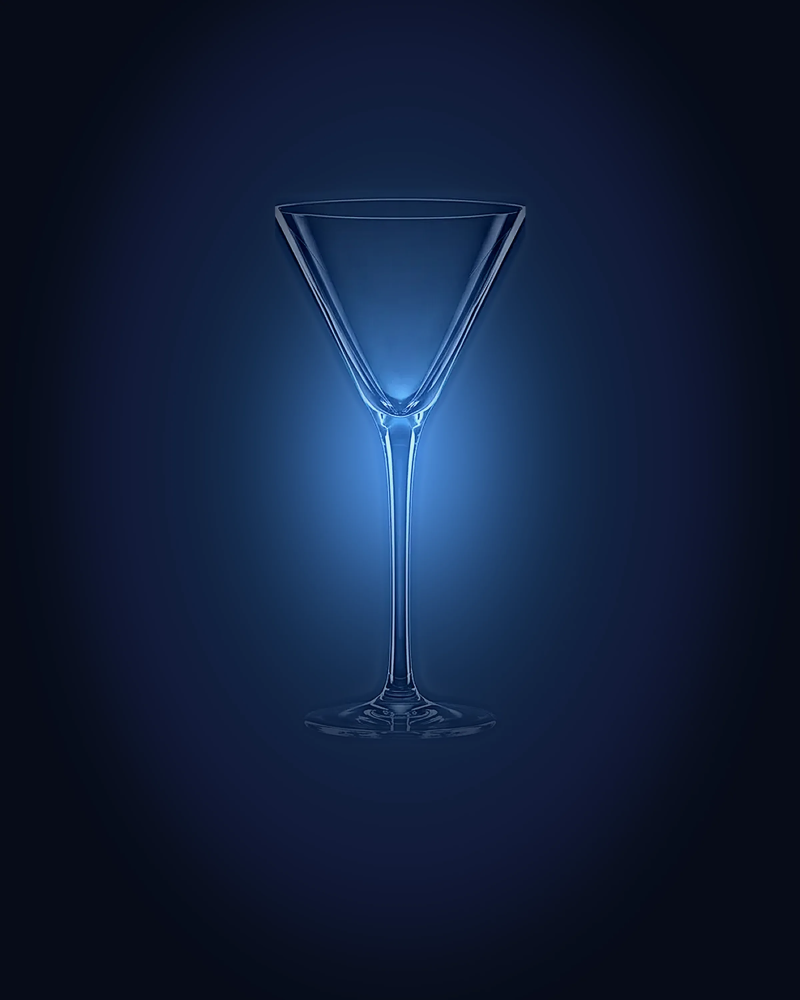
#> input picture assets/archive/AG0002.webp, 2400 x 3000 px (shown at 1/3 size); its folder holds 3 pictures in this run
$ python tone_images.py
#> lines starting #> are read from the running program, lines starting #| are printed output that depends on the picture; after the words box and inside, x2 and y2 are one past the last pixel; in counts of white or black regions, pixels touching at a corner belong together
#!/usr/bin/env python3
"""Cocktail Embassy — halo matching.

The set has to read as one shoot. The reference for that is the old `ce`
catalogue: a tight, quiet bloom behind the piece, never a big glowing oval. The
house masters were lit wider, so their halo is 30–60 % brighter in the outer
rings than the reference family.

This tool measures the brightness of concentric rings around the piece and dims
the *backdrop only* until the ring profile matches the reference median. The
glass — and every pixel that belongs to it — is left exactly as it is: the gain
is applied outside a feathered silhouette mask, so no rim, foot or etching is
touched.

    python3 tools/tone_images.py --set products            # in place
    python3 tools/tone_images.py --set products --dry-run  # measure only
    python3 tools/tone_images.py --set editorial --strength 0.8
    python3 tools/tone_images.py --on assets/products/rocks.webp --preview
"""
from __future__ import annotations

import argparse
import json
from pathlib import Path

import numpy as np
from PIL import Image
from scipy import ndimage as ndi

ROOT = Path(__file__).resolve().parent.parent
ASSETS = ROOT / "assets"

RINGS = 14                       # radial samples from the centre to 1.2 × half-width
INNER = 0.34                     # inside this normalised radius nothing is touched
PIECE_T = 28.0                   # "this is glass", not bloom
FEATHER = 9                      # px of the mask feather, in working space
GAIN_LO, GAIN_HI = 0.40, 1.06    # never dim more than this, never amplify
WORK = (760, 950)                # analysis / mask space


def lum(a: np.ndarray) -> np.ndarray:
    return a[..., 0] * 0.2126 + a[..., 1] * 0.7152 + a[..., 2] * 0.0722
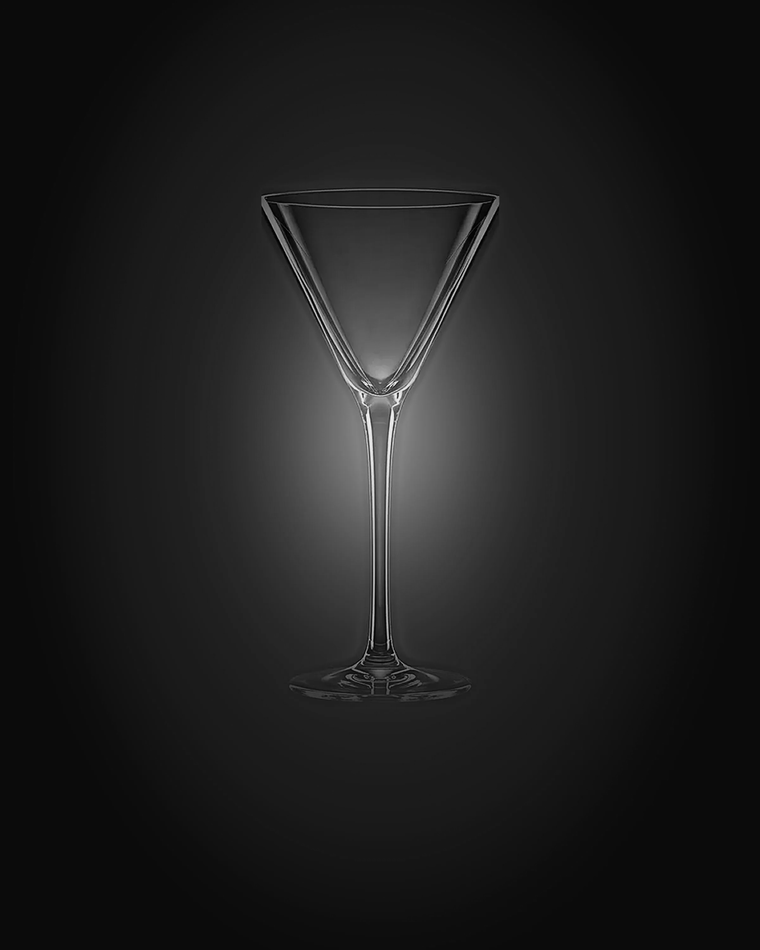
#> returned value: shape (950, 760) float32; min 0, max 248, mean 29.8


def rings_of(L: np.ndarray) -> np.ndarray:
    h, w = L.shape
#> h = 950; w = 760
    yy, xx = np.mgrid[0:h, 0:w].astype(np.float32)
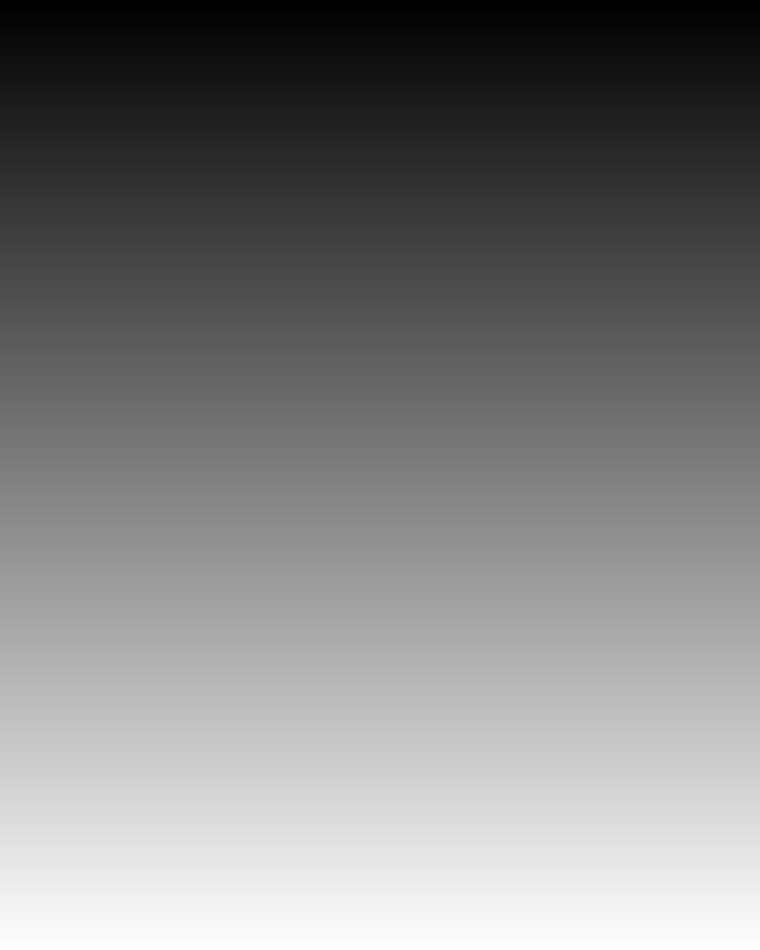
#> yy: shape (950, 760) float32; min 0, max 949, mean 474.5; drawn with min black and max white
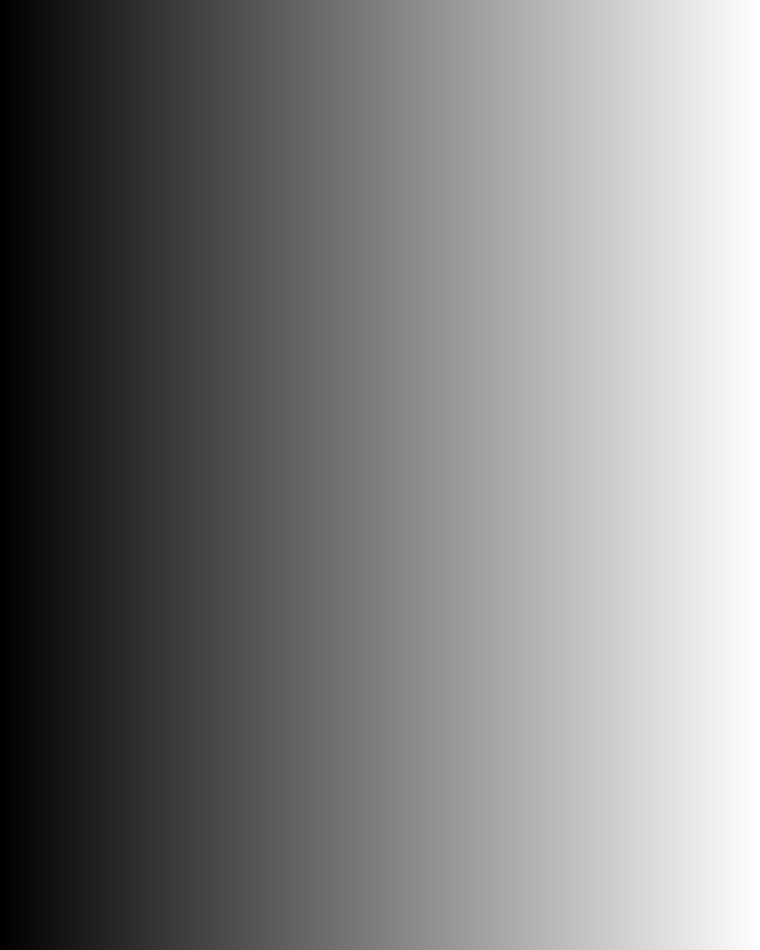
#> xx: shape (950, 760) float32; min 0, max 759, mean 379.5; drawn with min black and max white
    r = np.sqrt(((xx - w / 2) / (w / 2)) ** 2 + ((yy - h / 2) / (h / 2)) ** 2)
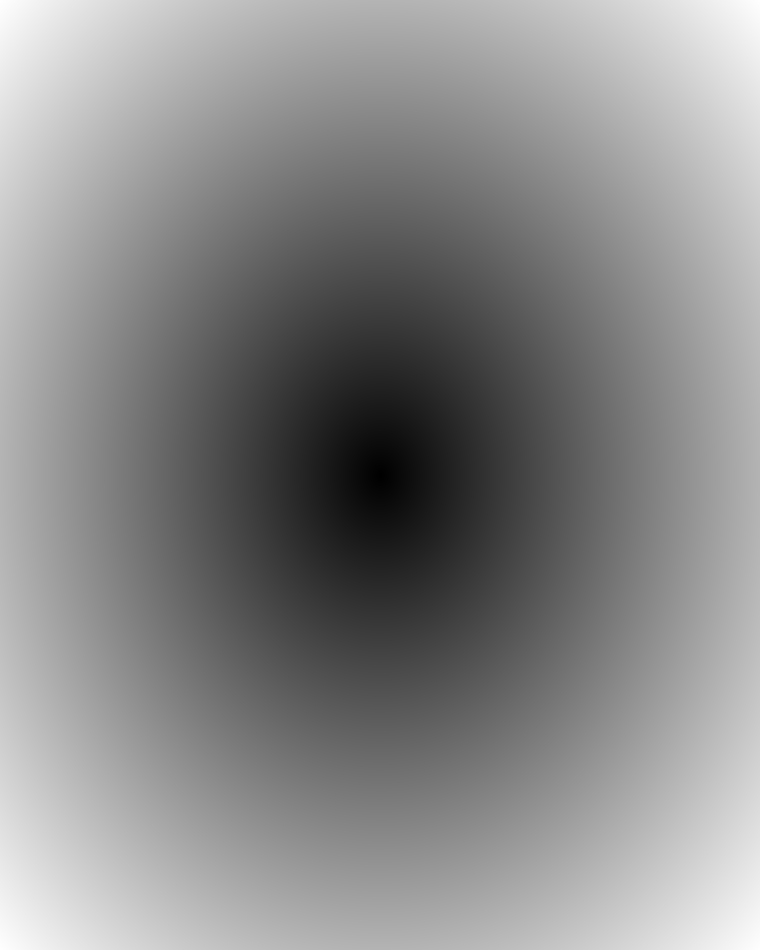
#> r: shape (950, 760) float32; min 0, max 1.41, mean 0.765; drawn with min black and max white
    edges = np.linspace(0.0, 1.25, RINGS + 1)
    out = np.empty(RINGS, np.float32)
    for i in range(RINGS):
        m = (r >= edges[i]) & (r < edges[i + 1])
        out[i] = float(np.median(L[m])) if m.any() else 0.0
#> this loop made 14 passes
#> pass 1, in rings_of, `m = (r >= edges[i]) & (r < edges[i + 1])`:
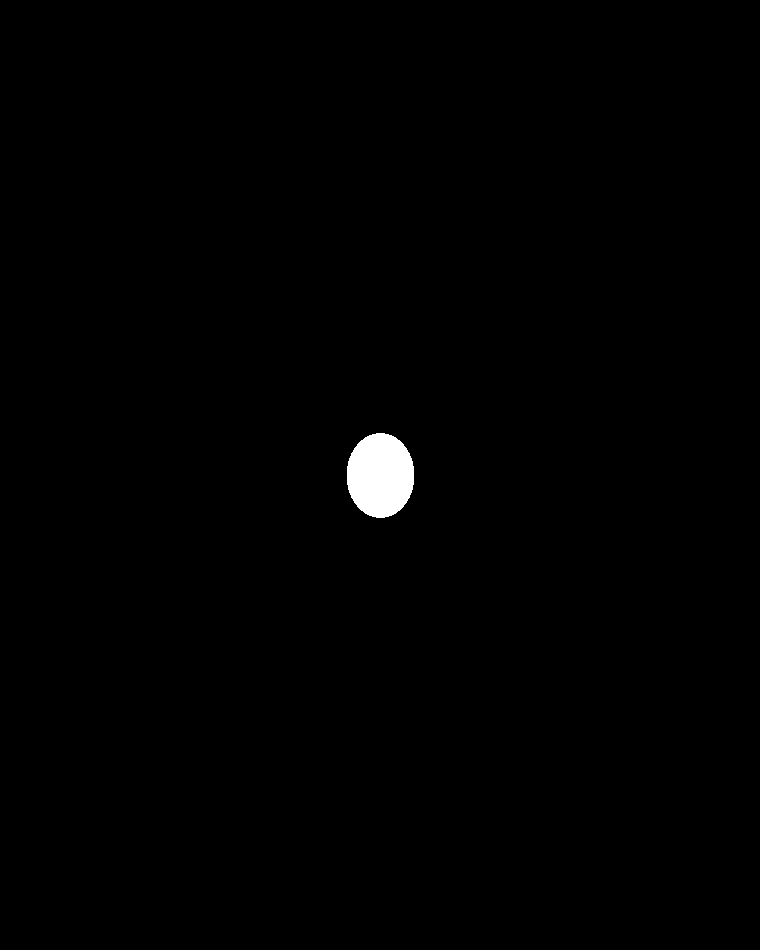
#> m: shape (950, 760) bool; 0.63% white; 1 white region, box (x1, y1, x2, y2) and area: (347, 433, 414, 518) 4519
#> pass 3, in rings_of, `m = (r >= edges[i]) & (r < edges[i + 1])`:
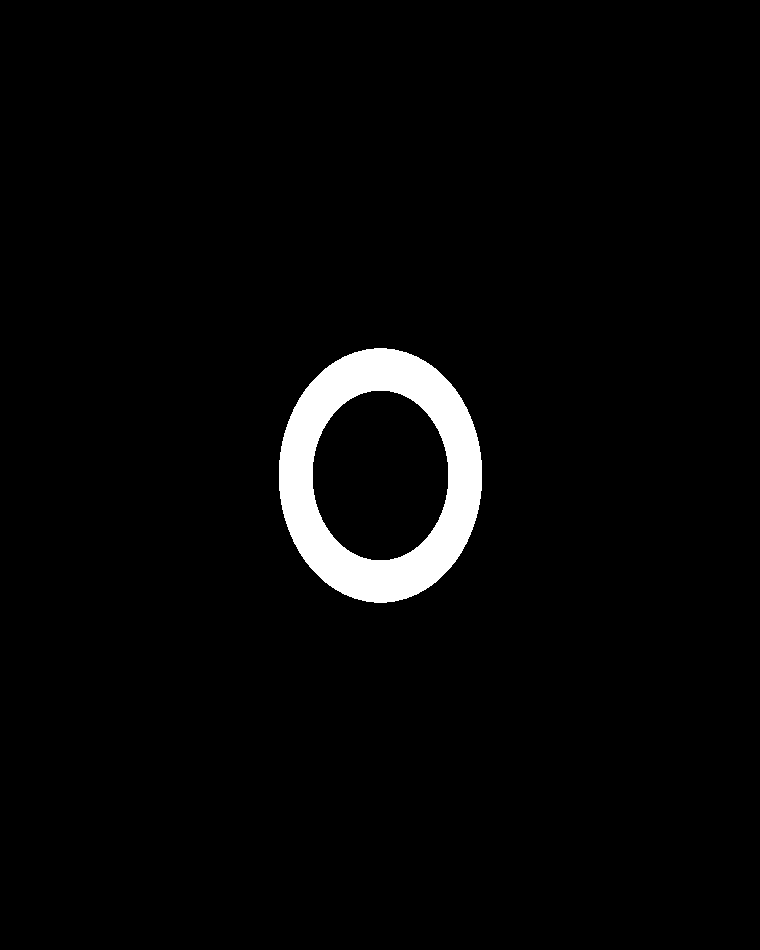
#> m: shape (950, 760) bool; 3.1% white; 1 white region, box (x1, y1, x2, y2) and area: (279, 348, 482, 603) 22598
#> after the loop, out = [117, 102.5, 79.25, 59.02, 45.14, 36.27, 31.12, 27.83, 24.18, 19.89, 14.88, 12.52, 11.8, 11.8]
    return out


def load(p: Path) -> np.ndarray:
    return np.asarray(Image.open(p).convert("RGB").resize(WORK, Image.LANCZOS)).astype(np.float32)


# [22 lines left out: function piece_mask, not called in this run]


def reference_profile(files: list[Path], exclude: Path | None = None) -> np.ndarray:
    profiles = []
    for p in files:
        if exclude is not None and p.resolve() == exclude.resolve():
            continue
        profiles.append(rings_of(lum(load(p))))
    if not profiles:
        raise SystemExit("no reference images")
    return np.median(np.array(profiles), axis=0)


def refs() -> list[Path]:
    out: list[Path] = []
    for folder in ("archive", "editorial"):
        out += [p for p in sorted((ASSETS / folder).rglob("*.webp"))
                if "-sm" not in p.name and "card" not in p.name and "mesh" not in p.name
                and p.parent.name != "covers"]
    return out


# [41 lines left out: function match, not called in this run]


def collect(which: str) -> list[Path]:
    out: list[Path] = []
    if which in ("products", "all"):
        out += sorted(p for p in (ASSETS / "products").glob("*.webp") if "-sm" not in p.name)
    if which in ("drinks", "all"):
        out += sorted(p for p in (ASSETS / "drinks").rglob("*.webp") if "-sm" not in p.name)
    if which in ("editorial", "all"):
        out += sorted(p for p in (ASSETS / "editorial").glob("*.webp")
                      if "-sm" not in p.name and "mesh" not in p.name)
    if which in ("archive", "all"):
        out += sorted(p for p in (ASSETS / "archive").glob("*.webp")
                      if "-sm" not in p.name and "card" not in p.name)
    return out


def main() -> int:
    ap = argparse.ArgumentParser()
    ap.add_argument("--set", default="products",
                    choices=["products", "drinks", "editorial", "archive", "all"])
    ap.add_argument("--on", default="")
    ap.add_argument("--only", default="")
    ap.add_argument("--dest", default="")
    ap.add_argument("--strength", type=float, default=0.55,
                    help="how far to move the halo towards the reference (1 = full match)")
    ap.add_argument("--quality", type=int, default=88)
    ap.add_argument("--dry-run", action="store_true")
    ap.add_argument("--json", default="")
    args = ap.parse_args()

    target = reference_profile(refs())
#> target has the same summary as out in rings_of
    jobs = [Path(args.on)] if args.on else collect(args.set)
    if args.only:
        jobs = [p for p in jobs if args.only in p.name]
    if not jobs:
#> (the run stopped early here; a loop or call above may not have finished)
